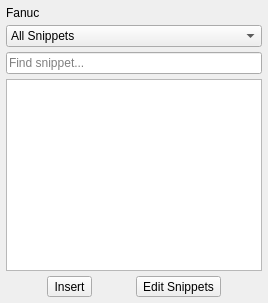
<?xml version="1.0" encoding="UTF-8"?>
<ui version="4.0">
 <class>SnippetsPanelForm</class>
 <widget class="QWidget" name="SnippetsPanelForm">
  <property name="windowTitle"><string>Snippets</string></property>
  <property name="minimumSize"><size><width>260</width><height>0</height></size></property>
  <layout class="QVBoxLayout" name="rootLayout">
   <property name="leftMargin"><number>6</number></property>
   <property name="topMargin"><number>6</number></property>
   <property name="rightMargin"><number>6</number></property>
   <property name="bottomMargin"><number>6</number></property>
   <property name="spacing"><number>5</number></property>
   <item><widget class="QLabel" name="controllerLabel"><property name="text"><string>Fanuc</string></property></widget></item>
   <item>
    <widget class="QComboBox" name="groupCombo">
     <property name="accessibleName"><string>Snippet group</string></property>
     <item><property name="text"><string>All Snippets</string></property></item>
     <item><property name="text"><string>Program</string></property></item>
     <item><property name="text"><string>Motion</string></property></item>
     <item><property name="text"><string>Cycles</string></property></item>
     <item><property name="text"><string>Formulas</string></property></item>
    </widget>
   </item>
   <item>
    <widget class="QLineEdit" name="searchEdit">
     <property name="placeholderText"><string>Find snippet...</string></property>
     <property name="accessibleName"><string>Find snippet</string></property>
     <property name="clearButtonEnabled"><bool>true</bool></property>
    </widget>
   </item>
   <item>
    <widget class="QListWidget" name="snippetList">
     <property name="accessibleName"><string>Snippets</string></property>
     <property name="alternatingRowColors"><bool>false</bool></property>
     <property name="textElideMode"><enum>Qt::TextElideMode::ElideRight</enum></property>
     <property name="horizontalScrollBarPolicy"><enum>Qt::ScrollBarPolicy::ScrollBarAlwaysOff</enum></property>
     <property name="selectionMode"><enum>QAbstractItemView::SelectionMode::SingleSelection</enum></property>
    </widget>
   </item>
   <item>
    <layout class="QHBoxLayout" name="actionsLayout">
     <property name="spacing"><number>3</number></property>
     <item><widget class="QToolButton" name="insertButton"><property name="text"><string>Insert</string></property></widget></item>
     <item><widget class="QToolButton" name="editButton"><property name="text"><string>Edit Snippets</string></property></widget></item>
    </layout>
   </item>
  </layout>
 </widget>
 <resources/>
 <connections/>
</ui>
